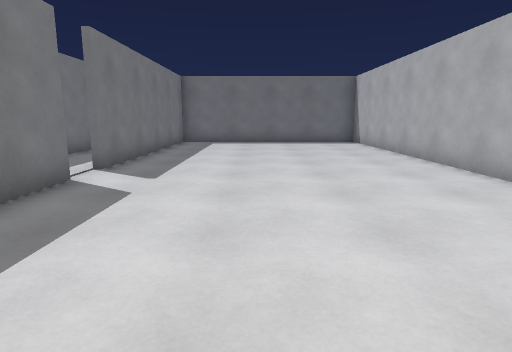
view 1 (above)

24 first-person views from a walk through a 3-D level made in the Godot game engine. The camera is 1.3 m above the floor, tilts 10° down and sees 75° across. Doors that lead somewhere are drawn open, without their leaves. The floor is counted in squares, 1 m on a side. Each view is taken from the middle of a square. On the plan, view 1 faces up. The plan holds only what a view shows up to about 14 squares ahead; the rest is blank. The place goes on beyond the plan.

view 2
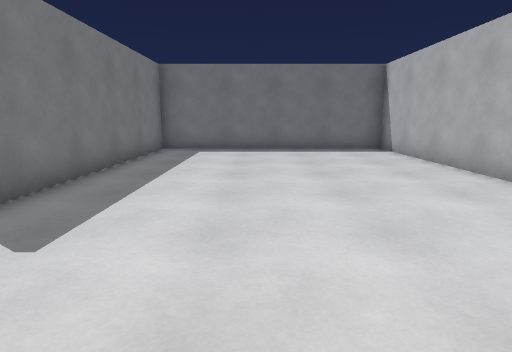

view 3
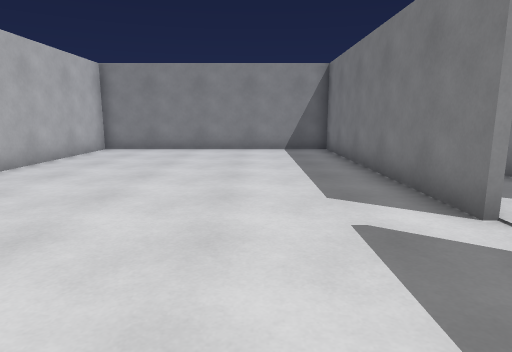

view 4
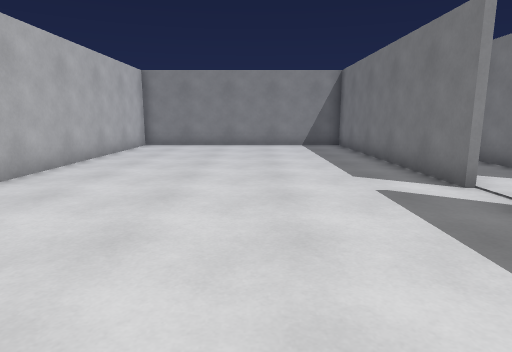

view 5
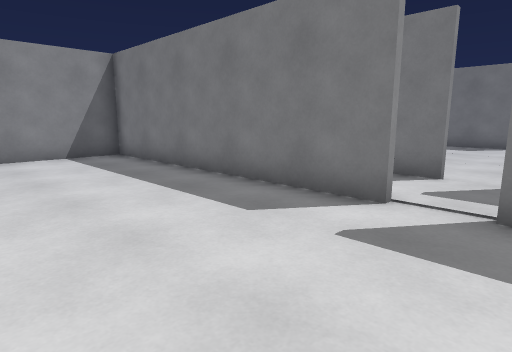

view 6
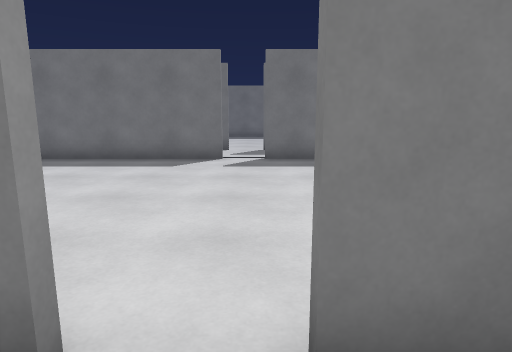

view 7
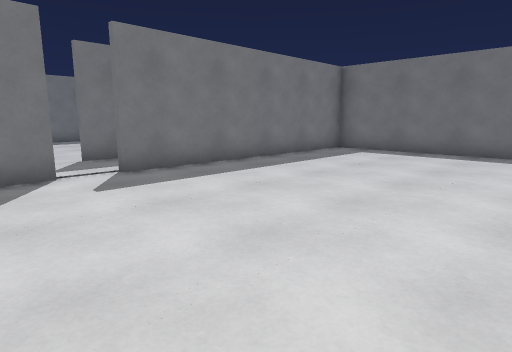

view 8
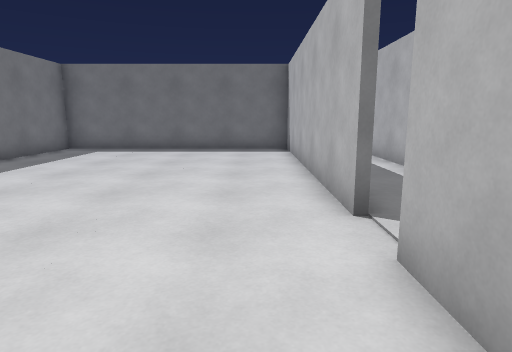

view 9
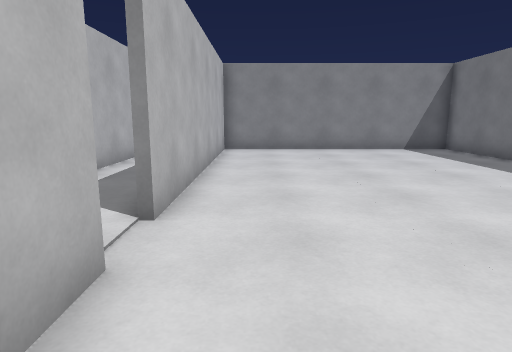

view 10
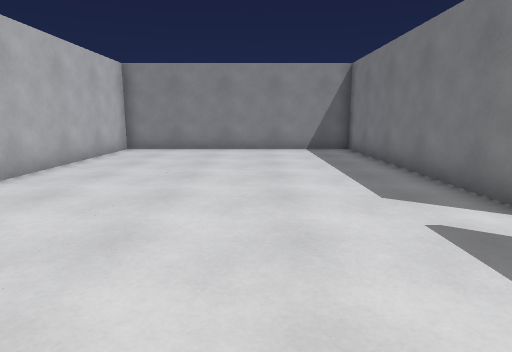

view 11
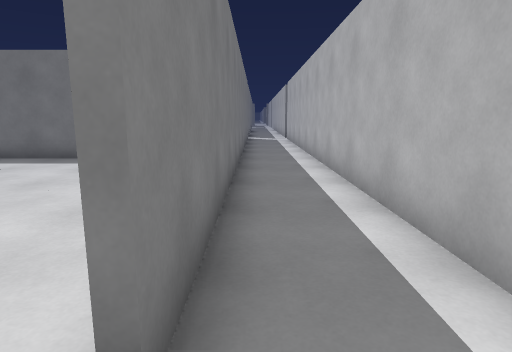

view 12
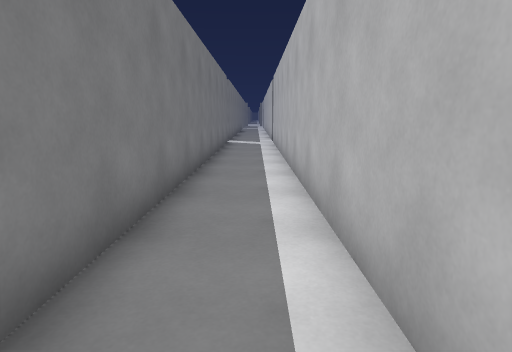

view 13
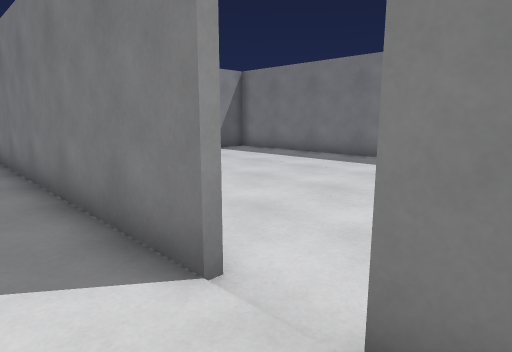

view 14
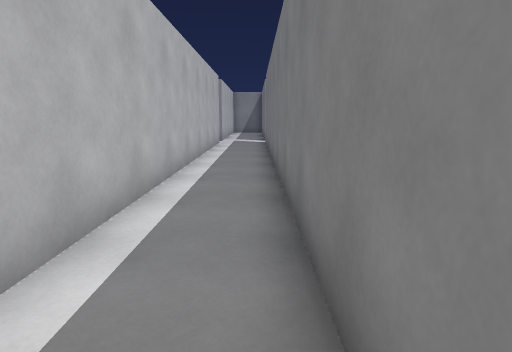

view 15
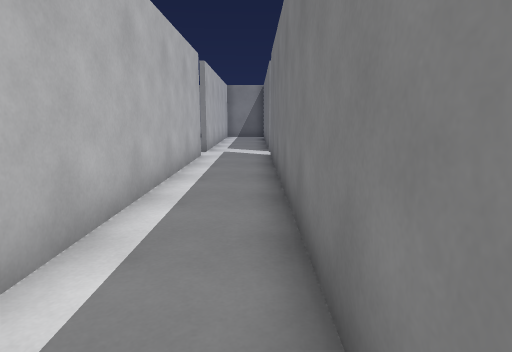

view 16
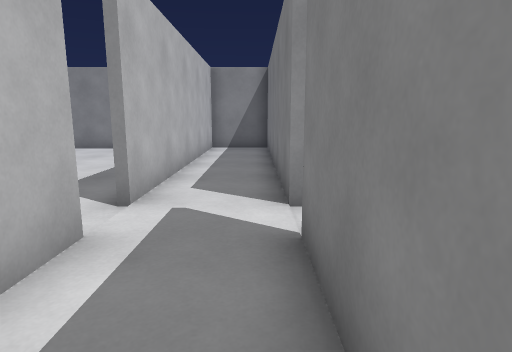

view 17
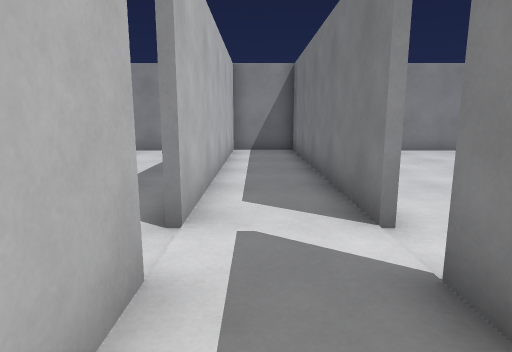

view 18
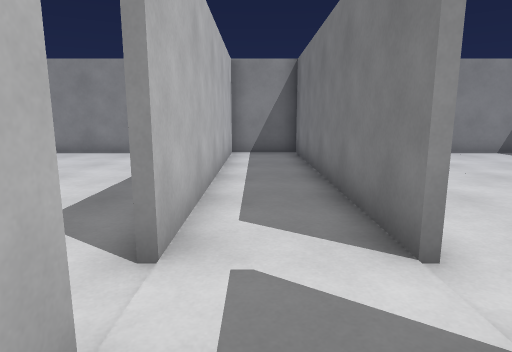

view 19
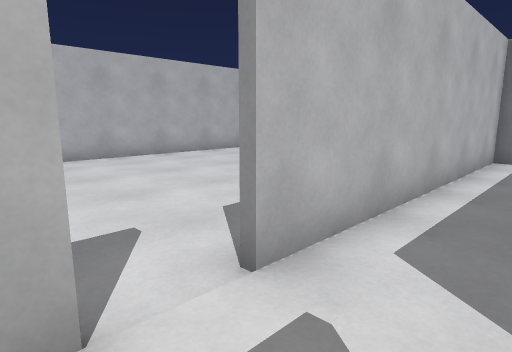

view 20
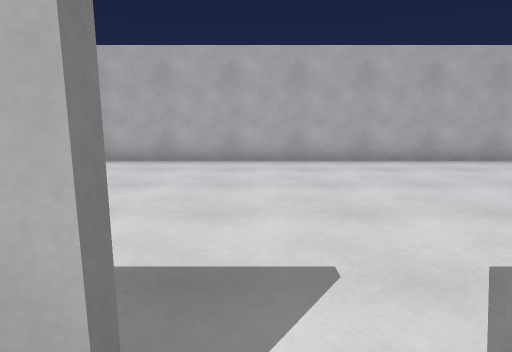

view 21
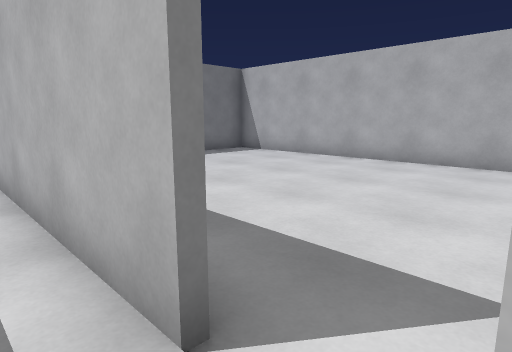

view 22
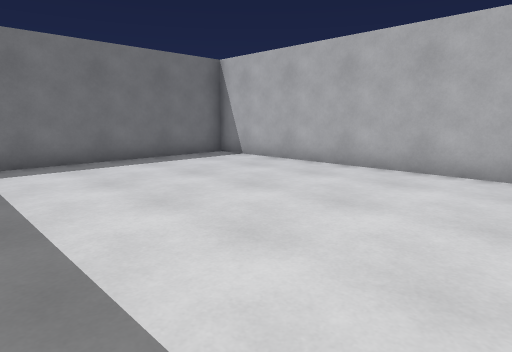

view 23
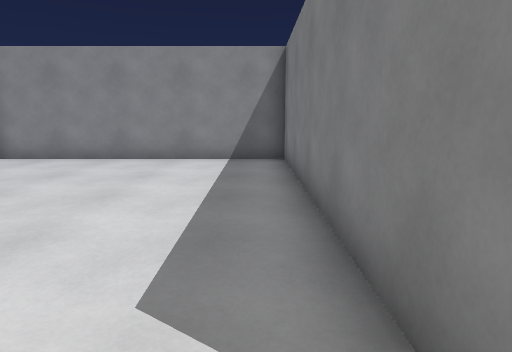

view 24
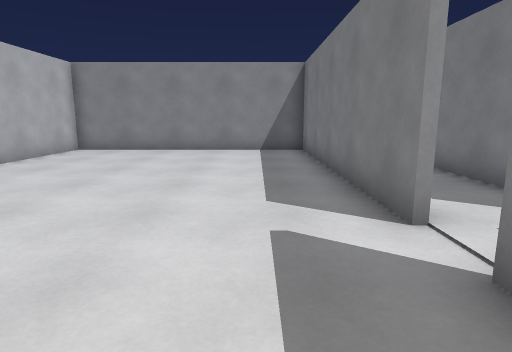

### Floor plan
Ten units are one square. View 1 is at (0, 0); x grows to the right and y downward. Boxes are objects, and circles mark ways between rooms. Rooms are numbered by the first view taken in them; rooms with no view inside come last. Other rooms are left out.
<svg viewBox="-165 -210 222 451">
<path fill="none" stroke="#000" d="M-39 -70 -39 27 52 27 52 -179 -39 -179 -39 -82M-65 -70 -65 125M-41 -92 -41 -205M-41 126 -41 -30M-65 139 -65 235 -40 235M-65 -205 -65 -82M-41 236 -41 139M-158 -70 -158 27 -67 27 -67 -70M-67 -82 -67 -179 -158 -179 -158 -82M-39 139 -39 235M-40 235 52 235 52 29 -18 29"/>
<circle cx="-40" cy="-75" r="3" fill="#2a7"/>
<circle cx="-70" cy="-75" r="3" fill="#2a7"/>
<circle cx="-40" cy="135" r="3" fill="#2a7"/>
<text x="0" y="-80">1</text>
<text x="-60" y="10">2</text>
<text x="-120" y="-80">3</text>
<text x="0" y="130">4</text>
</svg>
Room 1 opens to room 2. Room 2 opens to room 3. Room 2 opens to room 4.

Where each view was taken, in squares from view 1:
view 1: 0 up, 0 right, facing up
view 2: 4 up, 0 right, facing up
view 3: 11 up, 1 left, facing down
view 4: 13 up, 0 right, facing down
view 5: 9 up, 1 right, facing down-left
view 6: 8 up, 5 left, facing left
view 7: 5 up, 8 left, facing up-left
view 8: 4 up, 8 left, facing up
view 9: 11 up, 8 left, facing down
view 10: 11 up, 12 left, facing down
view 11: 7 up, 6 left, facing up
view 12: 10 up, 5 left, facing up
view 13: 9 up, 5 left, facing down-left
view 14: 5 up, 6 left, facing down
view 15: 1 down, 6 left, facing down
view 16: 9 down, 6 left, facing down
view 17: 10 down, 5 left, facing down
view 18: 11 down, 5 left, facing down
view 19: 12 down, 6 left, facing down-right
view 20: 13 down, 5 left, facing right
view 21: 14 down, 5 left, facing up-right
view 22: 13 down, 3 left, facing up-right
view 23: 13 down, 3 left, facing down
view 24: 10 down, 2 left, facing down
